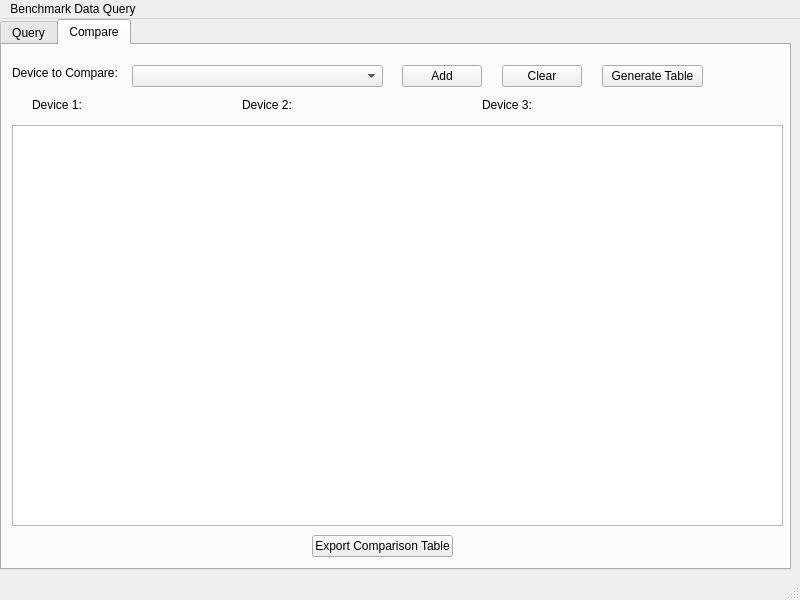
<?xml version="1.0" encoding="UTF-8"?>
<ui version="4.0">
 <class>MainWindow</class>
 <widget class="QMainWindow" name="MainWindow">
  <property name="geometry">
   <rect>
    <x>0</x>
    <y>0</y>
    <width>800</width>
    <height>600</height>
   </rect>
  </property>
  <property name="windowTitle">
   <string>MainWindow</string>
  </property>
  <widget class="QWidget" name="centralwidget">
   <widget class="QTabWidget" name="tabWidget">
    <property name="geometry">
     <rect>
      <x>0</x>
      <y>0</y>
      <width>791</width>
      <height>551</height>
     </rect>
    </property>
    <property name="currentIndex">
     <number>1</number>
    </property>
    <widget class="QWidget" name="tab">
     <attribute name="title">
      <string>Query</string>
     </attribute>
     <widget class="QComboBox" name="toQuery">
      <property name="geometry">
       <rect>
        <x>150</x>
        <y>20</y>
        <width>251</width>
        <height>22</height>
       </rect>
      </property>
     </widget>
     <widget class="QLabel" name="label_2">
      <property name="geometry">
       <rect>
        <x>30</x>
        <y>20</y>
        <width>111</width>
        <height>16</height>
       </rect>
      </property>
      <property name="text">
       <string>Device to Query:</string>
      </property>
     </widget>
     <widget class="QGroupBox" name="groupBox">
      <property name="geometry">
       <rect>
        <x>20</x>
        <y>60</y>
        <width>751</width>
        <height>451</height>
       </rect>
      </property>
      <property name="title">
       <string>Results</string>
      </property>
     </widget>
    </widget>
    <widget class="QWidget" name="tab_2">
     <attribute name="title">
      <string>Compare</string>
     </attribute>
     <widget class="QComboBox" name="toCompare">
      <property name="geometry">
       <rect>
        <x>130</x>
        <y>20</y>
        <width>251</width>
        <height>22</height>
       </rect>
      </property>
     </widget>
     <widget class="QLabel" name="label">
      <property name="geometry">
       <rect>
        <x>10</x>
        <y>20</y>
        <width>111</width>
        <height>16</height>
       </rect>
      </property>
      <property name="text">
       <string>Device to Compare:</string>
      </property>
     </widget>
     <widget class="QPushButton" name="addDevice">
      <property name="geometry">
       <rect>
        <x>400</x>
        <y>20</y>
        <width>80</width>
        <height>22</height>
       </rect>
      </property>
      <property name="text">
       <string>Add</string>
      </property>
     </widget>
     <widget class="QPushButton" name="clearDevices">
      <property name="geometry">
       <rect>
        <x>500</x>
        <y>20</y>
        <width>80</width>
        <height>22</height>
       </rect>
      </property>
      <property name="text">
       <string>Clear</string>
      </property>
     </widget>
     <widget class="QLabel" name="dev1">
      <property name="geometry">
       <rect>
        <x>30</x>
        <y>50</y>
        <width>201</width>
        <height>20</height>
       </rect>
      </property>
      <property name="text">
       <string>Device 1:</string>
      </property>
     </widget>
     <widget class="QLabel" name="dev2">
      <property name="geometry">
       <rect>
        <x>240</x>
        <y>50</y>
        <width>221</width>
        <height>20</height>
       </rect>
      </property>
      <property name="text">
       <string>Device 2:</string>
      </property>
     </widget>
     <widget class="QLabel" name="dev3">
      <property name="geometry">
       <rect>
        <x>480</x>
        <y>50</y>
        <width>221</width>
        <height>20</height>
       </rect>
      </property>
      <property name="text">
       <string>Device 3: </string>
      </property>
     </widget>
     <widget class="QTableWidget" name="compTable">
      <property name="geometry">
       <rect>
        <x>10</x>
        <y>80</y>
        <width>771</width>
        <height>401</height>
       </rect>
      </property>
     </widget>
     <widget class="QPushButton" name="exportComp">
      <property name="geometry">
       <rect>
        <x>310</x>
        <y>490</y>
        <width>141</width>
        <height>22</height>
       </rect>
      </property>
      <property name="text">
       <string>Export Comparison Table</string>
      </property>
     </widget>
     <widget class="QPushButton" name="genTable">
      <property name="geometry">
       <rect>
        <x>600</x>
        <y>20</y>
        <width>101</width>
        <height>22</height>
       </rect>
      </property>
      <property name="text">
       <string>Generate Table</string>
      </property>
     </widget>
    </widget>
   </widget>
  </widget>
  <widget class="QMenuBar" name="menubar">
   <property name="geometry">
    <rect>
     <x>0</x>
     <y>0</y>
     <width>800</width>
     <height>21</height>
    </rect>
   </property>
   <widget class="QMenu" name="menuBenchmark_Data_Query">
    <property name="title">
     <string>Benchmark Data Query</string>
    </property>
   </widget>
   <addaction name="menuBenchmark_Data_Query"/>
  </widget>
  <widget class="QStatusBar" name="statusbar"/>
 </widget>
 <resources/>
 <connections/>
</ui>
